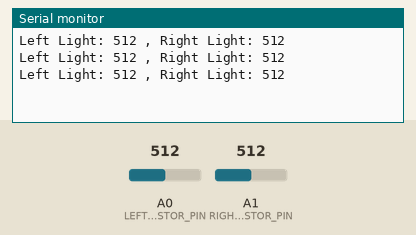
Bench run of a sketch on a simulated Arduino Uno, built with avr-gcc and run on an emulated ATmega328P. On the bench: the last lines printed to the serial monitor. The inputs (shaded band) are chosen by the test bench; at power-on: A0 (LEFT_PHOTORESISTOR_PIN) = 512, A1 (RIGHT_PHOTORESISTOR_PIN) = 512.

Above: at 1.3 s.
1.4 s: A0 (LEFT_PHOTORESISTOR_PIN) set to 716
At 1.9 s:
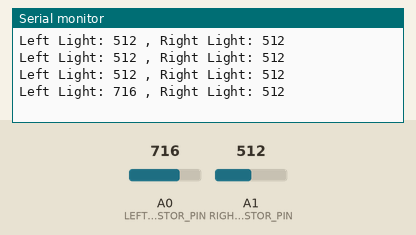
2.9 s: A1 (RIGHT_PHOTORESISTOR_PIN) set to 716
At 3.4 s:
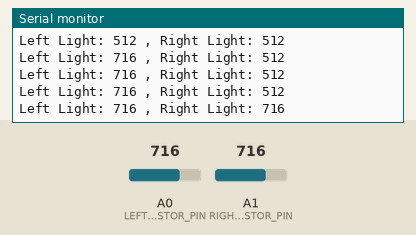
4.4 s: A0 (LEFT_PHOTORESISTOR_PIN) set to 900
At 4.9 s:
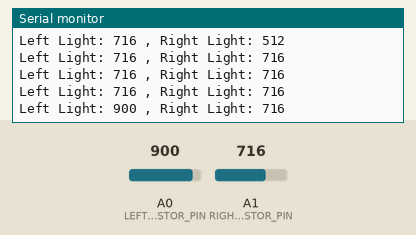
5.9 s: A1 (RIGHT_PHOTORESISTOR_PIN) set to 900
At 6.4 s:
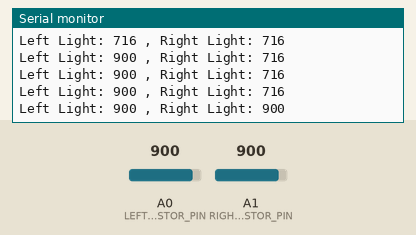
Timing chart, 0 to 8.4 s (numbered marks = the images above; inputs shaded):
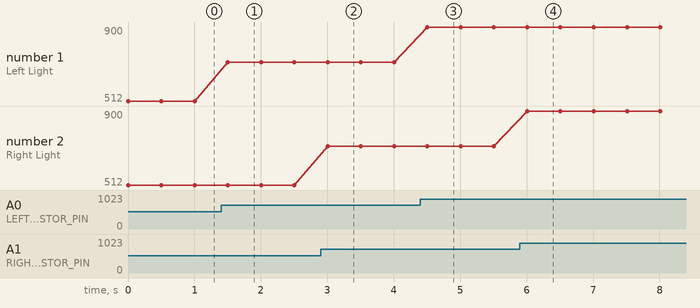

Measured:
- after the input at 1.4 s, the serial monitor: prints a new line after 0.10 s (image 1)
- after the input at 2.9 s, the serial monitor: prints a new line after 0.11 s (image 2)
- after the input at 4.4 s, the serial monitor: prints a new line after 0.11 s (image 3)
- after the input at 5.9 s, the serial monitor: prints a new line after 0.11 s (image 4)
- plotted number 1: 512 → 716 after the input at 1.4 s, 716 → 900 after the input at 4.4 s

The sketch:

Reading_Photoresistors_Example.ino
```cpp
/****  Reading the Photoresistors Example  ****/

//Define Photoresistor Pins
#define LEFT_PHOTORESISTOR_PIN A0   //The left light sensor pin
#define RIGHT_PHOTORESISTOR_PIN A1  //The right light sensor pin

//Variables
int leftLight;   //How much light the left sensor sees
int rightLight;  //How much light the right sensor sees

void setup() {
  Serial.begin(9600);

  //Remember: We need to set the light sensors as inputs
  pinMode(LEFT_PHOTORESISTOR_PIN, INPUT);
  pinMode(RIGHT_PHOTORESISTOR_PIN, INPUT);
}

void loop() {
  //Read the photoresistors
  leftLight = analogRead(LEFT_PHOTORESISTOR_PIN);
  rightLight = analogRead(RIGHT_PHOTORESISTOR_PIN);

  //Report the data
  sendDataToSerialMonitor();

  //Wait a little
  delay(500);
}

//Sends the sensor data to the Serial Monitor
void sendDataToSerialMonitor() {
  Serial.print("Left Light: ");
  Serial.print(leftLight);
  Serial.print(" , Right Light: ");
  Serial.println(rightLight);
}
```
